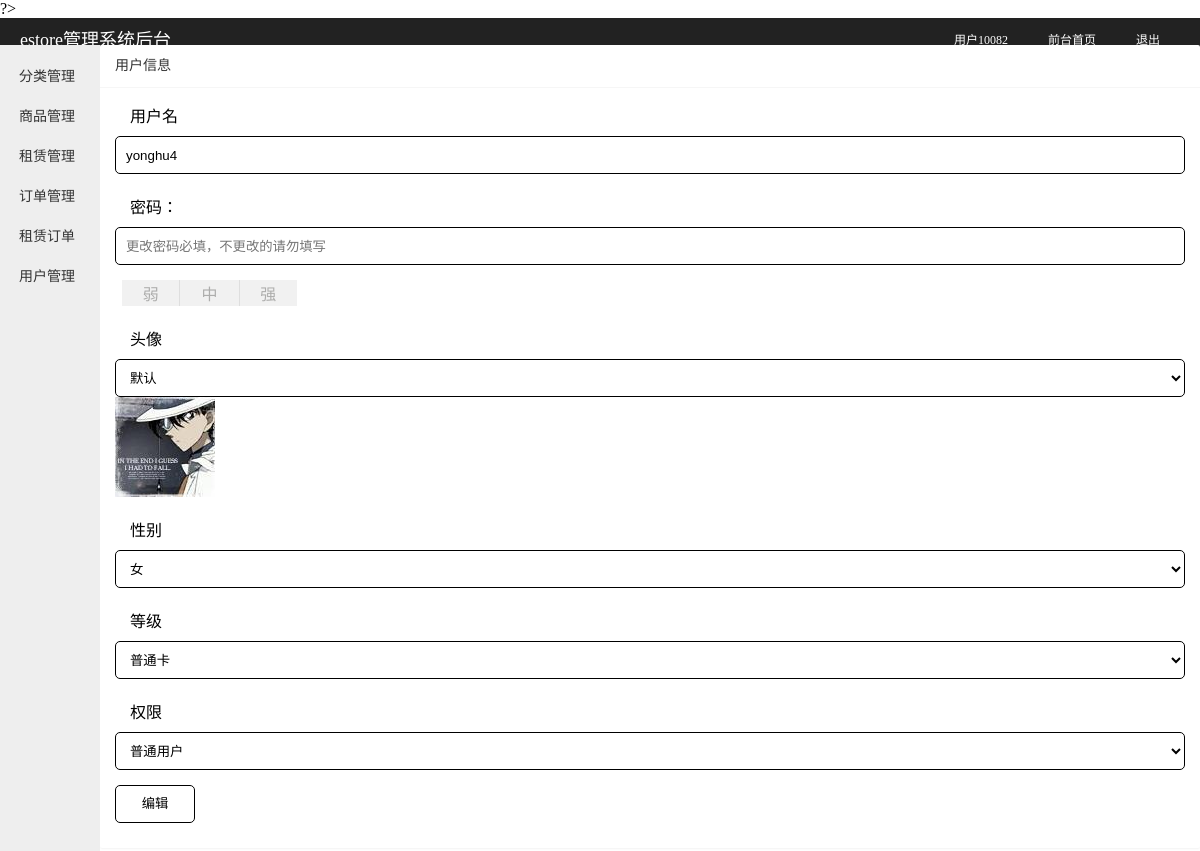
The app's page /admin/users/users_edit.php?act=edit&id=19 (signed in) with its own data.
### tables this page shows
CREATE TABLE `user` (
  `user_id` int(10) unsigned NOT NULL AUTO_INCREMENT COMMENT '用户编号',
  `user_name` varchar(80) NOT NULL COMMENT '用户名',
  `user_pwd` varchar(80) NOT NULL COMMENT '密码',
  `user_sex` enum('0','1') DEFAULT '0' COMMENT '性别',
  `user_face` varchar(100) DEFAULT NULL COMMENT '头像',
  `user_email` varchar(50) DEFAULT NULL COMMENT '邮箱',
  `user_card` varchar(20) DEFAULT NULL COMMENT '身份证',
  `user_time` datetime DEFAULT NULL COMMENT '注册时间',
  `user_roleid` int(11) DEFAULT NULL COMMENT '账号类型：1管理员，2普通用户，3会员',
  `user_rank_id` int(11) DEFAULT NULL COMMENT '会员等级id',
  PRIMARY KEY (`user_id`),
  UNIQUE KEY `user_name` (`user_name`)
);

### admin/users/users_edit.php (the view, shortened to what this page needs)
<?php
include '../common/admin.inc.php';
if (isPost()) {
  $params = $_POST;
  if (empty($params['user_pwd'])) {
    unset($params['user_pwd']);
  }else{
    $params['user_pwd'] = md5($params['user_pwd']);
  }
  $params['user_time'] = date('Y-m-d H:i:s',time());
  $fieldStr = '';
  foreach ($params as $key => $value) {
    $fieldStr .= $key . '="'.$value.'",';
  }
  $fieldStr = substr($fieldStr,0,-1);
  $sql = "UPDATE user SET {$fieldStr} WHERE user_id=".$params['user_id'];
  $result = $mysqli->query($sql);
  if ($result) {
    echo "<script>alert('更新成功，更新ID：".$params['user_id']."');window.location.href='/admin/users/users.php';</script>";
  }else{
    echo "<script>alert('更新失败，更新ID：".$params['user_id']."');window.location.href='/admin/users/users_edit.php?act=edit&id=".$params['user_id']."';</script>";
  }
  die;
}else{
  if ($_GET['act']=='edit'){
  	$gid = $_GET['id'];
  }
  $show = $mysqli->query("show columns from user");
  if ($show){
  	$str = "";
  	while ($one = $show->fetch_row()){
  		$str .= $one[0].",";
  	}
  }
  $str = substr($str,0,-1);
  $result = $mysqli->query('select * from user_rank');
  if ($result) {
      while ($one = $result->fetch_assoc()) {
          $user_rank[] = $one;
      }
  }
  $result = $mysqli->query('select * from user_role');
  if ($result) {
      while ($one = $result->fetch_assoc()) {
          $user_role[] = $one;
      }
  }
  $res = $mysqli->query("select {$str} from user where user_id={$gid} ");
  if ($res){
  	while ($one_arr = $res->fetch_assoc()){
  		$two_arr = $one_arr;
  	}
  }
}
?>
<!DOCTYPE html>
<html lang="en" dir="ltr">
  <head>
  </head>
  <body>
    <?php include '../common/header.php';?>
    <div class="admin_content">
      <div class="card">
        <div class="card-header">用户信息</div>
        <div class="card-body">
          <form action="users_edit.php" name="users_edit" method="post" enctype="multipart/form-data">
            <div class="form-item">
              <label>用户名</label>
              <input type="text" readonly name="user_name" value="<?php echo $two_arr['user_name'];?>">
            </div>
            <div class="form-item">
              <label>密码：</label>
              <input type="password" name="user_pwd" placeholder="更改密码必填，不更改的请勿填写" mode="require" id="user_pwd" onchange="javascript:EvalPwd(this.value);" onkeyup="javascript:EvalPwd(this.value);" size="25">
            </div>
            <div class="form-item">
              <table cellpadding="0" cellspacing="0" border="0" id="pwdpower">
                <tr>
                  <td id="pweak" style="">弱</td>
                  <td id="pmedium" style="">中</td>
                  <td id="pstrong" style="">强</td>
                </tr>
              </table>
            </div>
            <div class="form-item">
              <label>头像</label>
              <select size="1" name="user_face" onchange="chgpic()">
                <option value='t1' <?php if($two_arr['user_face'] == 't1'){echo 'selected';}?>>默认</option>
              </select>
              <img src="../../images/<?php echo $two_arr['user_face'];?>.jpg" name="userimg" class="r_pt">
            </div>
            <div class="form-item">
              <label>性别</label>
              <select name="user_sex">
                  <option value="1" <?php if($two_arr['user_sex'] == 1){echo 'selected';}?>>女</option>
              </select>
            </div>
            <div class="form-item">
              <label>等级</label>
              <select name="user_rank_id">
                  <?php foreach ($user_rank as $one_arr){?>
                  <option value="<?php echo $one_arr['id']?>"><?php echo $one_arr['name']?></option>
                  <?php }?>
              </select>
            </div>
            <div class="form-item">
              <label>权限</label>
              <select name="user_roleid">
                  <?php foreach ($user_role as $one_arr){?>
                  <option value="<?php echo $one_arr['role_id']?>"><?php echo $one_arr['role_name']?></option>
                  <?php }?>
              </select>
            </div>
            <div class="form-item">
              <input type="submit" value="编辑" class="btn">
            </div>
          </form>
        </div>
      </div>
    </div>
  </body>
</html>

### admin/users/users_edit.php (style rules this page uses)
* { outline: none; }
.card { margin-bottom: 15px; border-radius: 2px; background-color: #fff; box-shadow: 0 1px 2px 0 rgba(0,0,0,.05); }
.card-header { position: relative; height: 42px; line-height: 42px; padding: 0 15px; border-bottom: 1px solid #f6f6f6; color: #333; border-radius: 2px 2px 0 0; font-size: 14px; }
.card-body { position: relative; padding: 10px 15px; line-height: 24px; }
table { border-collapse: collapse; border-spacing: 0; }
.form-item { margin-bottom: 15px; clear: both; overflow: hidden; }
.form-item label { float: left; display: block; padding: 9px 15px; width: 80px; font-weight: 400; line-height: 20px; }
.form-item input { float: left; width: 190px; margin-right: 10px; }
.form-item input, .form-item select, .form-item textarea { height: 38px; line-height: 1.3; line-height: 38px\9; border-width: 1px; border-style: solid; background-color: #fff; border-radius: 5px; display: block; width: 100%; padding: 0 10px; border:1px solid #000; }
.form-item select option { width: 100%; }
.form-item .btn { width: 80px; border:1px solid #000; }
#pwdpower { width:175px; border:0px none; background-color:#f1f1f1; float:left; margin-left:7px; }
#pwdpower td { text-align:center; vertical-align:middle; padding:1px; color:#adadac; }
#pwdpower #pweak { border-right:1px solid #dedede; }
#pwdpower #pmedium { border-right:1px solid #dedede; }

### admin/common/header.php (style rules this page uses)
blockquote, body, button, dd, div, dl, dt, form, h1, h2, h3, h4, h5, h6, input, li, ol, p, pre, td, textarea, th, ul { margin: 0; padding: 0; -webkit-tap-highlight-color: rgba(0,0,0,0); }
.admin_content { position: absolute; top: 45px; right: 0; bottom: 0px; left: 100px; overflow: hidden; z-index: 1; overflow-y: scroll; }

### records on screen
user: user_name "yonghu4", user_face "默认", user_sex "女"

### other values on screen
$admin['user_name'] "用户10082"
form field user_rank_id "普通卡"
form field user_roleid "普通用户"
